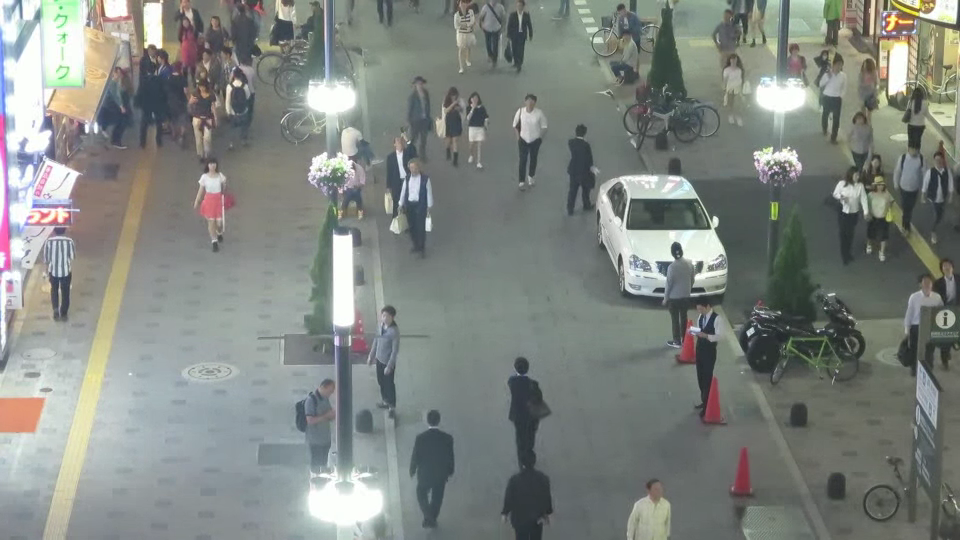
#> input picture assignment_2/src/img/MOT16-1.png, 960 x 540 px
$ jupyter execute q4.ipynb
#> lines starting #> are read from the running program, lines starting #| are printed output that depends on the picture
### Q4

[cell 1]
import numpy as np
import cv2
import matplotlib.pyplot as plt

img = cv2.imread('./img/MOT16-1.png')
#> img is the input picture: shape (540, 960, 3); mean B, G, R 129.1, 133.8, 128.7
RGB_img = cv2.cvtColor(img, cv2.COLOR_BGR2RGB)

# RGB 채널 나누기
Red_img, Green_img, Blue_img = cv2.split(RGB_img)
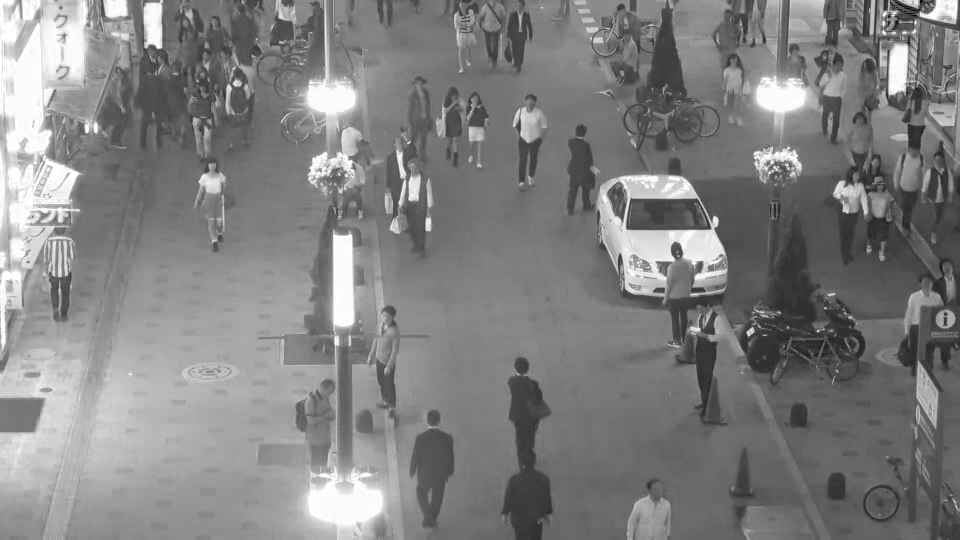
#> Blue_img: shape (540, 960); min 0, max 255, mean 129.1
# 그레이스케일
gray_img = cv2.cvtColor(RGB_img, cv2.COLOR_RGB2GRAY)

plt.figure(figsize=(10,16))

output_img = [Red_img, Green_img, Blue_img, gray_img]
title = ["R", "G", "B", "gray-scale"]

for idx, img in enumerate(output_img):
    hist = cv2.calcHist([img],[0],None,[256],[0,256])
    plt.subplot(4,1,idx+1)
    plt.title(title[idx] + " channel histogram")
    plt.plot(hist)
    plt.xlim([0,256])
#> this loop made 4 passes
plt.show()
#> figure, not shown here; panel 1: curve peaks at x = 113, y = 7856; panel 2: curve peaks at x = 255, y = 9629; panel 3: curve peaks at x = 116, y = 8995; panel 4: curve peaks at x = 117, y = 7660

[cell 2]
#히스토그램 스트레칭
Red_img_stretch = cv2.normalize(Red_img, None, 0, 255, cv2.NORM_MINMAX)
Green_img_stretch = cv2.normalize(Green_img, None, 0, 255, cv2.NORM_MINMAX)
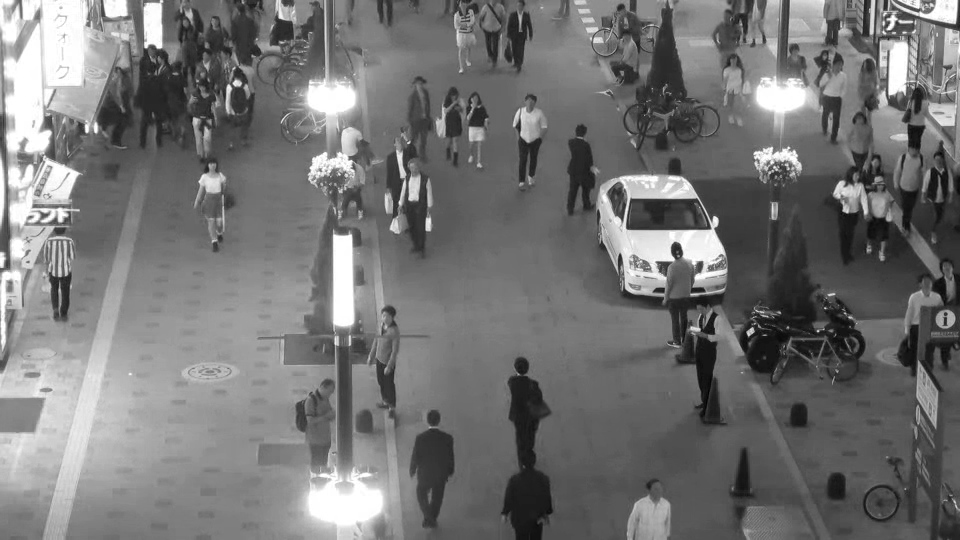
#> Green_img_stretch: shape (540, 960); min 0, max 255, mean 116.4
Blue_img_stretch = cv2.normalize(Blue_img, None, 0, 255, cv2.NORM_MINMAX)
Gray_img_stretch = cv2.normalize(gray_img, None, 0, 255, cv2.NORM_MINMAX)

plt.figure(figsize=(10, 16))

output_img = [Red_img_stretch, Green_img_stretch, Blue_img_stretch, Gray_img_stretch]

for idx, img in enumerate(output_img):
    hist = cv2.calcHist([img],[0],None,[256],[0,256])
    plt.subplot(4,1,idx+1)
    plt.title(title[idx] + " channel stretching")
    plt.plot(hist)
    plt.xlim([0,256])
plt.show()
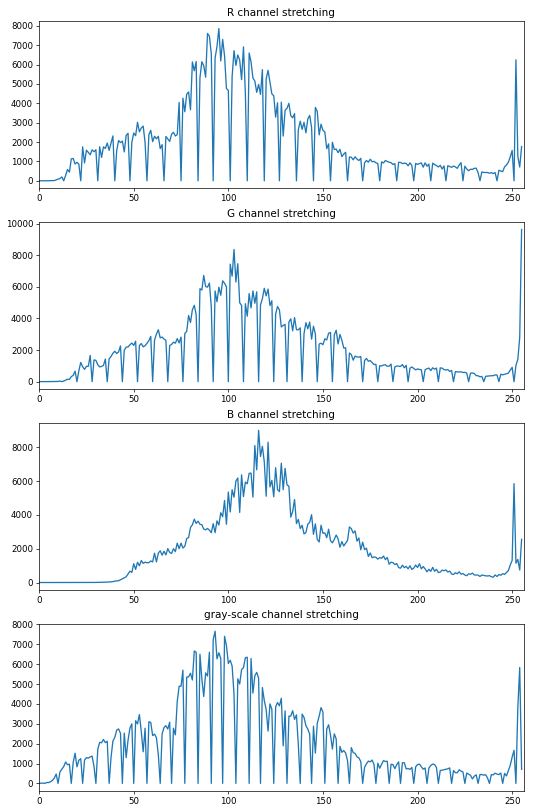
#> figure drawn by matplotlib, 4 panels; panel 1: curve peaks at x = 95, y = 7856; panel 2: curve peaks at x = 255, y = 9629; panel 3: curve peaks at x = 116, y = 8995; panel 4: curve peaks at x = 93, y = 7660

[cell 3]
#히스토그램 평활화
Red_img_equalize = cv2.equalizeHist(Red_img)
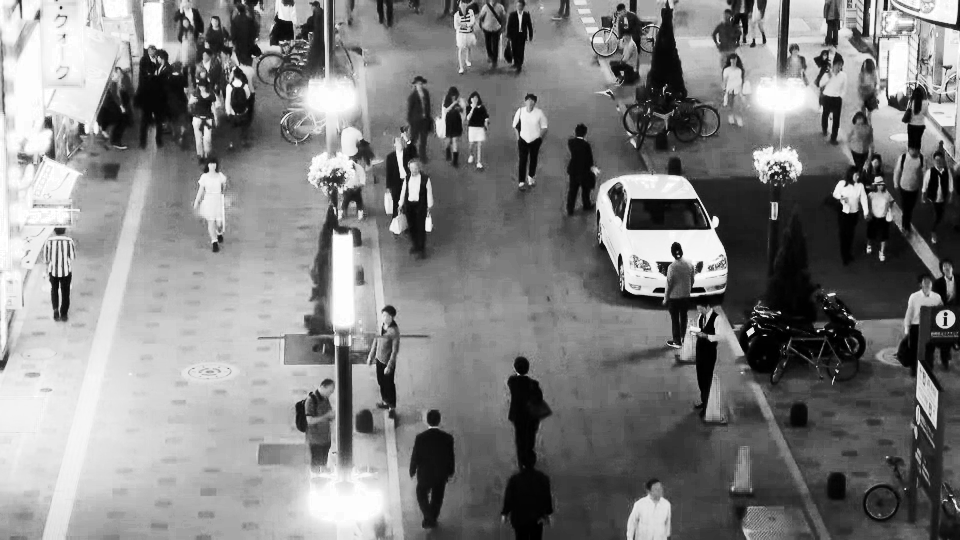
#> Red_img_equalize: shape (540, 960); min 0, max 255, mean 128.5
Green_img_equalize = cv2.equalizeHist(Green_img)
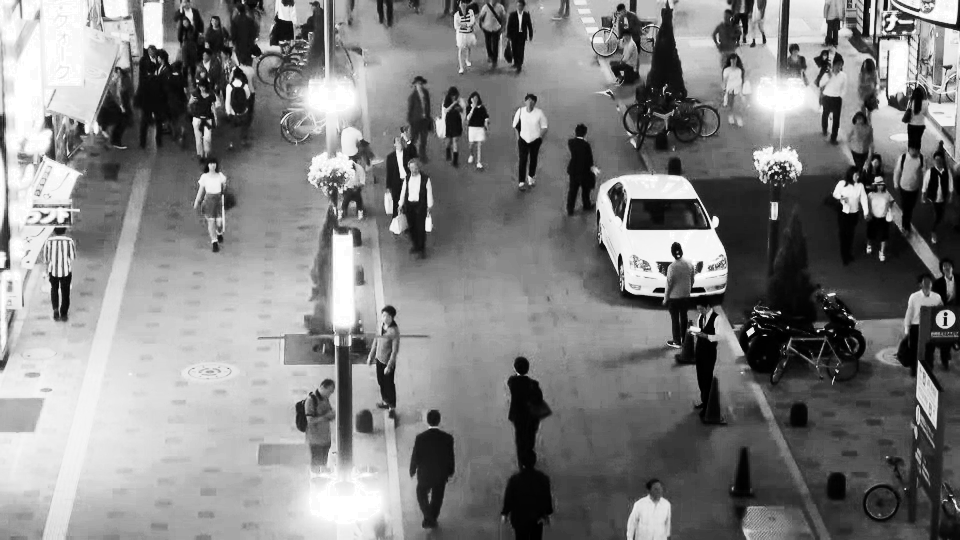
#> Green_img_equalize: shape (540, 960); min 0, max 255, mean 128.5
Blue_img_equalize = cv2.equalizeHist(Blue_img)
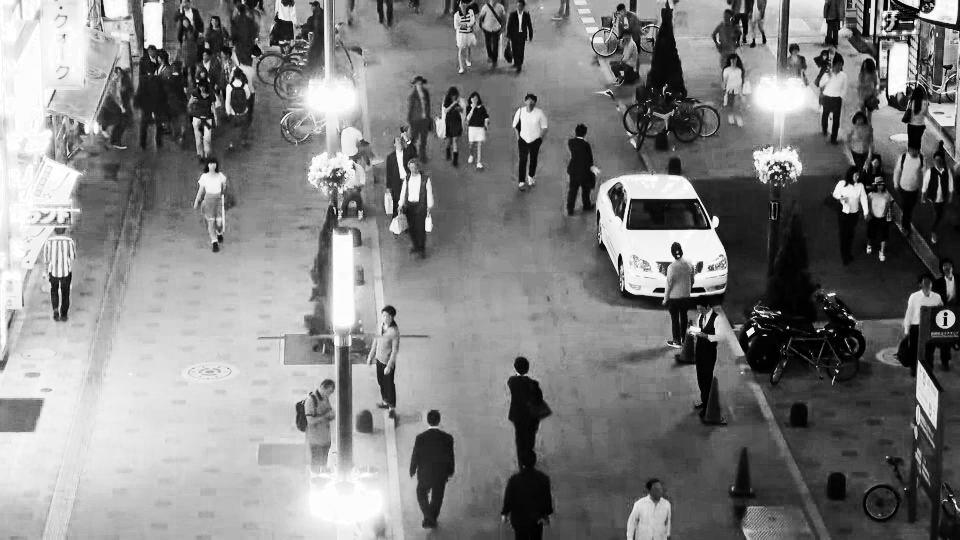
#> Blue_img_equalize: shape (540, 960); min 0, max 255, mean 128.5
Gray_img_equalize = cv2.equalizeHist(gray_img)
output_img = [Red_img_equalize, Green_img_equalize, Blue_img_equalize, Gray_img_equalize]

plt.figure(figsize=(10, 16))
for idx, img in enumerate(output_img):
    hist = cv2.calcHist([img],[0],None,[256],[0,256])
    plt.subplot(4,1,idx+1)
    plt.title(title[idx] + " channel equailize")
    plt.plot(hist)
    plt.xlim([0,256])
plt.show()
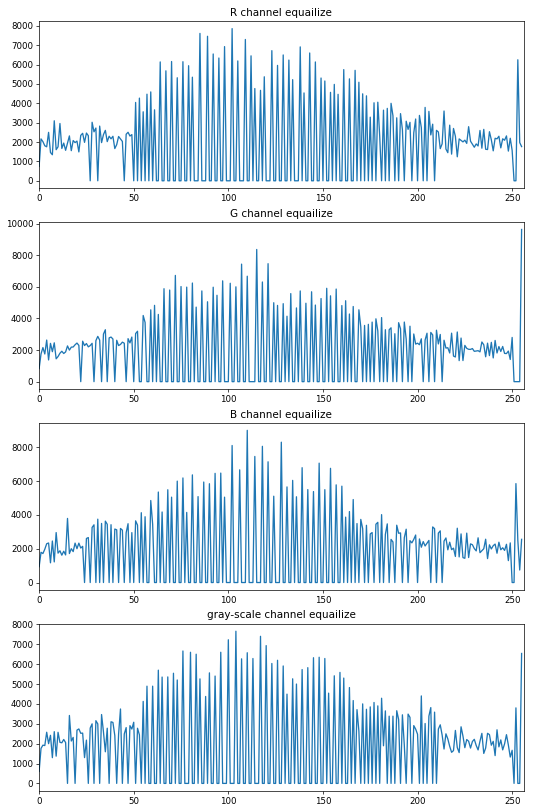
#> figure drawn by matplotlib, 4 panels; panel 1: curve peaks at x = 102, y = 7856; panel 2: curve peaks at x = 255, y = 9629; panel 3: curve peaks at x = 110, y = 8995; panel 4: curve peaks at x = 104, y = 7660

[cell 4]
plt.figure(figsize=(16,8))
plt.subplot(121), plt.axis("off"), plt.title("original gray-scale image")
plt.imshow(gray_img, 'gray')
plt.subplot(122), plt.axis("off"), plt.title("stretched gray-scale image")
plt.imshow(Gray_img_stretch, 'gray')
plt.show()

plt.figure(figsize=(16,8))
plt.subplot(121), plt.axis("off"), plt.title("original gray-scale image")
plt.imshow(gray_img, 'gray')
plt.subplot(122), plt.axis("off"), plt.title("equalized gray-scale image")
plt.imshow(Gray_img_equalize, 'gray')
plt.show()

[cell 5]
# 평활화 적용한 이미지 병합
RGB_img_equalize = cv2.merge([Red_img_equalize, Green_img_equalize, Blue_img_equalize])
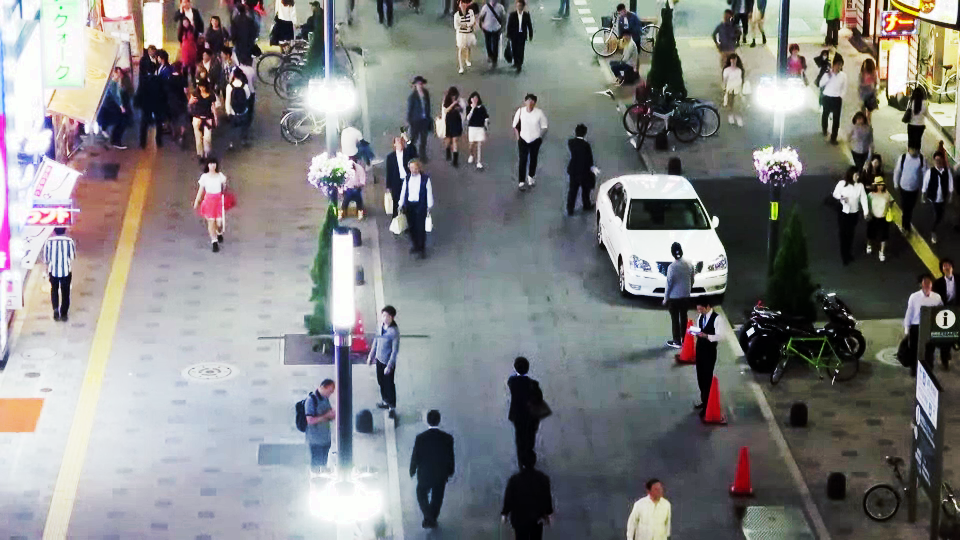
#> RGB_img_equalize: shape (540, 960, 3); mean R, G, B 128.5, 128.5, 128.5

plt.figure(figsize=(16,8))
plt.subplot(121), plt.axis("off"), plt.title("original image")
plt.imshow(RGB_img)
plt.subplot(122), plt.axis("off"), plt.title("equalized original image")
plt.imshow(RGB_img_equalize)
plt.show()

[cell 6]
# 스트레칭 적용한 이미지 병합
RGB_img_stretch = cv2.merge([Red_img_stretch, Green_img_stretch, Blue_img_stretch])
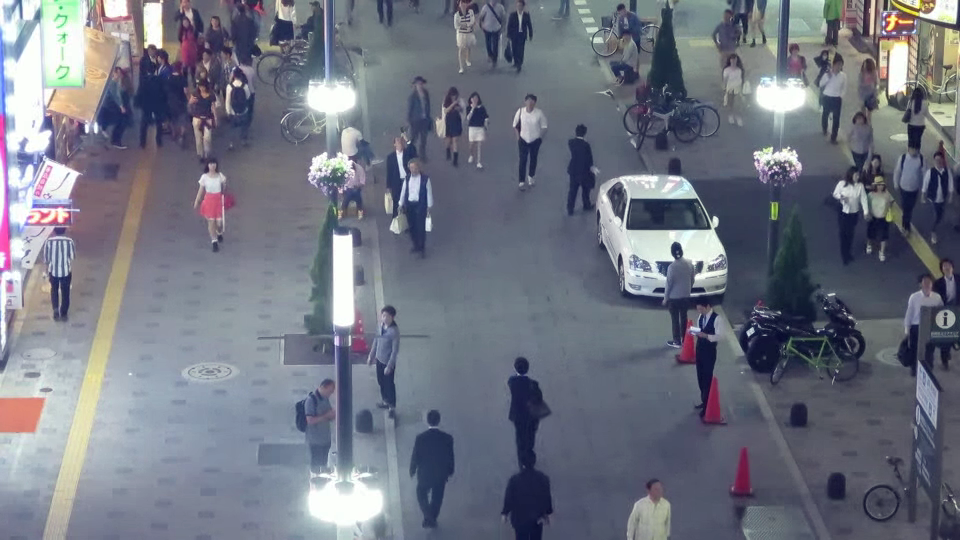
#> RGB_img_stretch: shape (540, 960, 3); mean R, G, B 112.4, 116.4, 129.1

plt.figure(figsize=(16,8))
plt.subplot(121), plt.axis("off"), plt.title("original image")
plt.imshow(RGB_img)
plt.subplot(122), plt.axis("off"), plt.title("stretched original image")
plt.imshow(RGB_img_stretch)
plt.show()

$ run again, with assignment_2/src/img/duck.jpg saved as assignment_2/src/img/MOT16-1.png
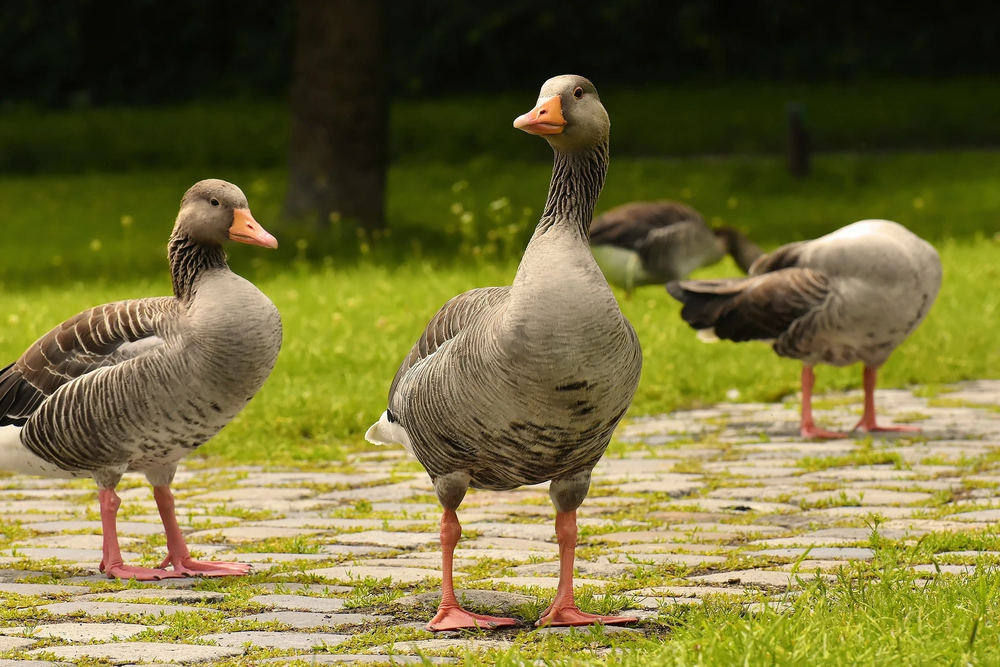
#> input picture assignment_2/src/img/duck.jpg, 1000 x 667 px, shrunk from 1920 x 1280 before the run
#> img is the input picture: shape (667, 1000, 3); mean B, G, R 56.7, 109.5, 115.7
#> the loop `for idx, img in enumerate(output_img):` made 4 passes
#> `plt.show()`:
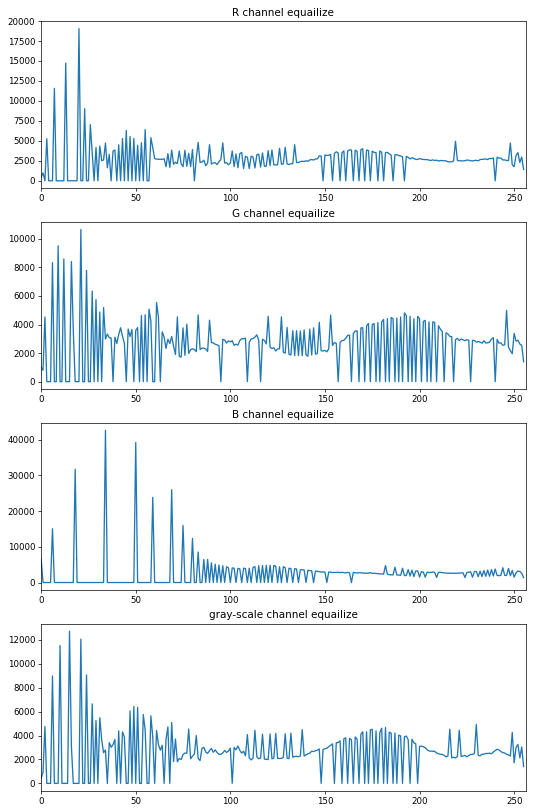
#> figure drawn by matplotlib, 4 panels; panel 1: curve peaks at x = 20, y = 19055; panel 2: curve peaks at x = 21, y = 10652; panel 3: curve peaks at x = 34, y = 42604; panel 4: curve peaks at x = 15, y = 12710
#> `RGB_img_equalize = cv2.merge([Red_img_equalize, Green_img_equalize, Bl..`:
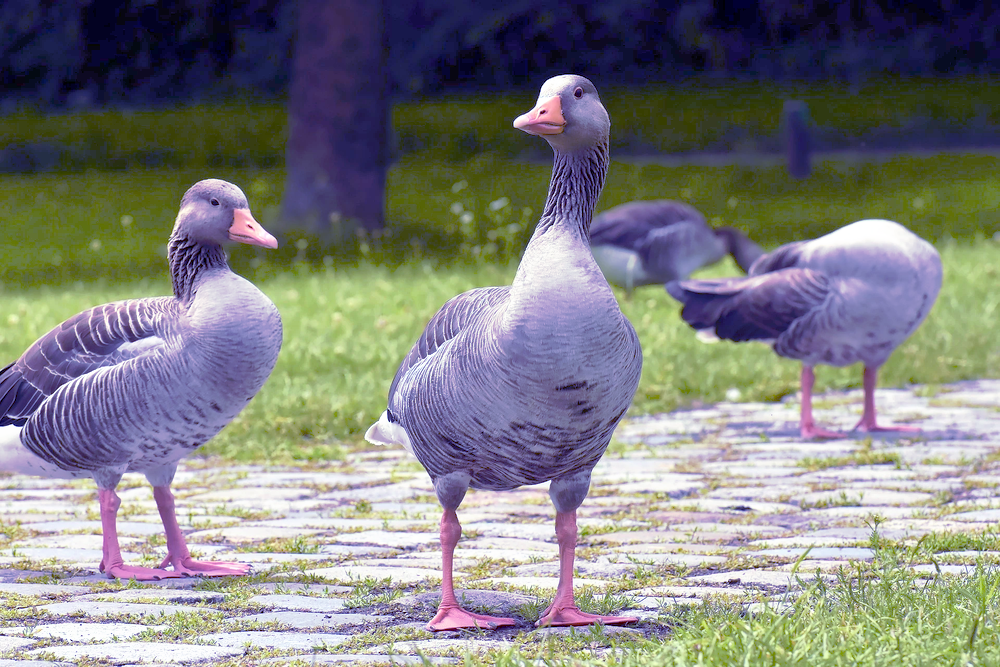
#> RGB_img_equalize: shape (667, 1000, 3); mean R, G, B 128.2, 128.2, 128.4
